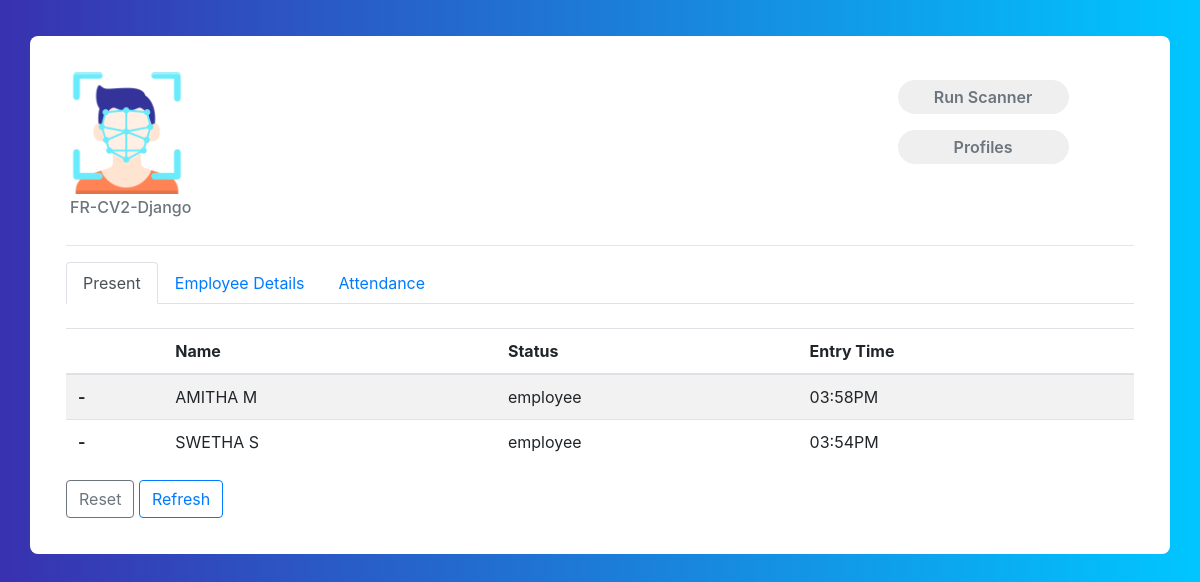
The page / on the database its author committed.
### core/models.py (models this page shows, shortened)
class Profile(models.Model):
    first_name = models.CharField(max_length=70)
    last_name = models.CharField(max_length=70)
    date = models.DateField()
    phone = models.BigIntegerField()
    email = models.EmailField()
    ranking = models.IntegerField()
    profession = models.CharField(max_length=200)
    status = models.CharField(choices=types,max_length=20,null=True,blank=False,default='employee')
    present = models.BooleanField(default=False)
    image = models.ImageField()
    updated = models.DateTimeField(auto_now=True)
    shift = models.TimeField()

### core/views.py (the view)
# urls.py: path('', index, name= 'index'),
def index(request):
    scanned = LastFace.objects.all().order_by('date').reverse()
    present = Profile.objects.filter(present=True).order_by('updated').reverse()
    absent = Profile.objects.filter(present=False).order_by('shift')
    context = {
        'scanned': scanned,
        'present': present,
        'absent': absent,
    }
    return render(request, 'core/index.html', context)

### core/templates/core/index.html (shortened to what this page needs)
{% extends "core/base.html" %}
{% load static %}
{% block content %}
<div class="container emp-profile">
    <div class="row">
        <div class="col-md-3">
            <img src="{% static 'img/fcicon.png'%}" alt="" width="50%">
            <h6 class="text-muted p-1"> FR-CV2-Django</h6>
        </div>
        <div class="col-md-6">
        </div>
        <div class="col-md-3">
            <a target="_blank" class="scan" href="{% url 'details' %}"><input type="submit" class="profile-edit-btn m-2"
                    name="btnAddMore" value="Run Scanner" /></a>
            <a   href="{% url 'profiles' %}"><input type="submit" class="profile-edit-btn m-2 "
                        name="btnAddMore" value="Profiles" /></a>
        </div>
    </div>
    <hr>
    <ul class="nav nav-tabs" id="myTab" role="tablist">
        <li class="nav-item" role="presentation">
            <a class="nav-link active" id="present-tab" data-toggle="tab" href="#present" role="tab"
                aria-controls="home" aria-selected="true">Present</a>
        </li>
        <li class="nav-item" role="presentation">
            <a class="nav-link" id="absent-tab" data-toggle="tab" href="#absent" role="tab" aria-controls="profile"
                aria-selected="false">Employee Details</a>
        </li>
        <li class="nav-item" role="presentation">
            <a class="nav-link" id="history-tab" data-toggle="tab" href="#history" role="tab" aria-controls="contact"
                aria-selected="false">Attendance</a>
        </li>
    </ul>
    <div class="tab-content" id="myTabContent">
        <br>
        <div class="tab-pane fade show active" id="present" role="tabpanel" aria-labelledby="home-tab">
            <table class="table table-striped ">
                <thead>
                    <tr>
                        <th scope="col"> </th>
                        <th scope="col">Name</th>
                        <th scope="col">Status</th>
                        <th scope="col">Entry Time</th>
                    </tr>
                </thead>
                <tbody>
                    {% for profile in present %}
                    <tr>
                        <th scope="row">-</th>
                        <td>{{profile.first_name}} {{profile.last_name}}</td>
                        <td>{{profile.status}}</td>
                        <td>{{profile.updated |date:"h:iA"}}</td>
                    </tr>
                    {% endfor%}
                </tbody>
            </table>
            <a href="{% url 'reset' %}"><button type="button" class="btn btn-outline-secondary">Reset</button></a>
            <a href="{% url 'index' %}"><button type="button" class="btn btn-outline-primary">Refresh</button></a>
        </div>
    </div>
</div>
{% endblock content %}

### static/css/details.css (style rules this page uses)
.emp-profile { padding: 3%; margin-top: 3%; margin-bottom: 3%; border-radius: 0.5rem; background: #fff; }
.profile-edit-btn { border: none; border-radius: 1.5rem; width: 70%; padding: 2%; font-weight: 600; color: #6c757d; cursor: pointer; }

### static/css/body.css (style rules this page uses)
body { background: -webkit-linear-gradient(left, #3931af, #00c6ff); }

### rows shown on the page
Profile: first_name "AMITHA", last_name "M", status "employee", updated "03:58PM"
Profile: first_name "SWETHA", last_name "S", status "employee", updated "03:54PM"
